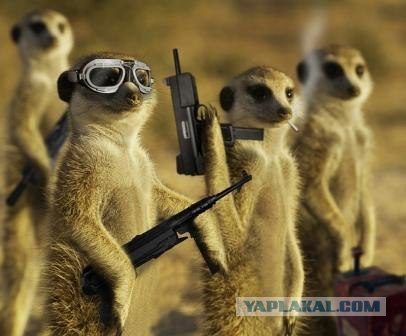
#> input picture peri/Фильтры/gopher.jpg, 406 x 336 px
$ python none.py
#> lines starting #> are read from the running program, lines starting #| are printed output that depends on the picture

from PIL import Image

im = Image.open("gopher.jpg")
#> im is the input picture: PIL image 406x336 RGB; mean R, G, B 123, 104.1, 60.9
pixels = im.load()

x, y = im.size
#> x = 406; y = 336

# print(x, y)
# print(im)
for i in range(x):
	for j in range(y):
		r, g, b = pixels[i, j]
		pixels[i, j] = 0, g, 0

im.save("gopher2.jpg")
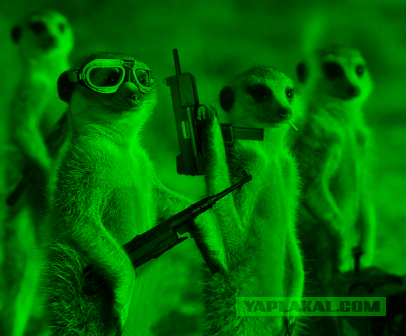
#> saved as gopher2.jpg: PIL image 406x336 RGB; mean R, G, B 0, 104.1, 0
im.show()
